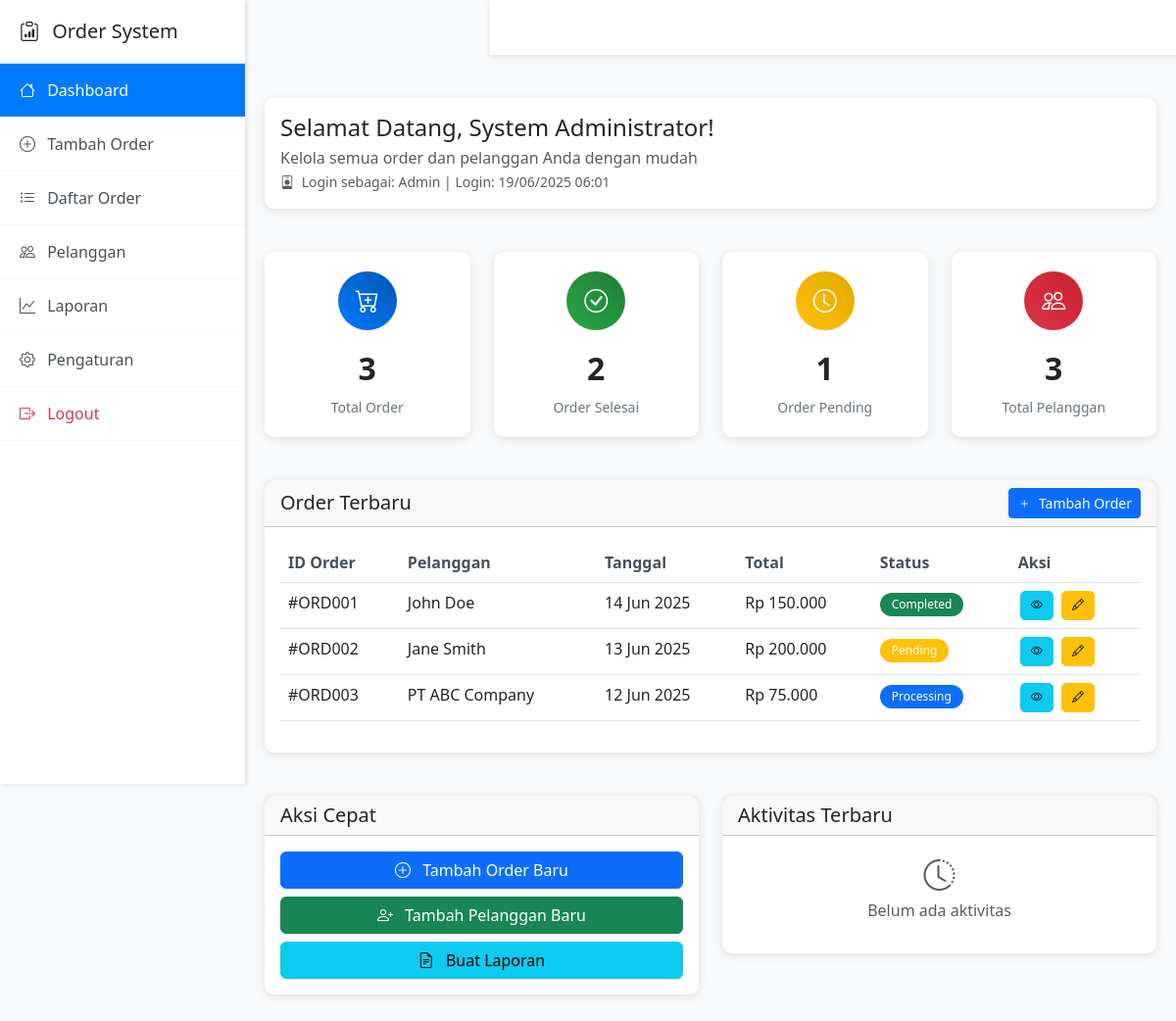
Page /dashboard/index.php (signed in) on the committed database.
### tables this page shows
CREATE TABLE orders (
    id INT PRIMARY KEY AUTO_INCREMENT,
    order_number VARCHAR(50) UNIQUE NOT NULL,
    customer_id INT NOT NULL,
    order_date DATE NOT NULL,
    due_date DATE NULL,
    status ENUM('pending', 'confirmed', 'processing', 'shipped', 'delivered', 'completed', 'cancelled') DEFAULT 'pending',
    payment_status ENUM('unpaid', 'partial', 'paid', 'refunded') DEFAULT 'unpaid',
    payment_method ENUM('cash', 'transfer', 'credit_card', 'e_wallet') NULL,
    subtotal DECIMAL(15,2) NOT NULL DEFAULT 0.00,
    tax_amount DECIMAL(15,2) DEFAULT 0.00,
    discount_amount DECIMAL(15,2) DEFAULT 0.00,
    shipping_cost DECIMAL(15,2) DEFAULT 0.00,
    total_amount DECIMAL(15,2) NOT NULL DEFAULT 0.00,
    notes TEXT NULL,
    shipping_address TEXT NULL,
    created_by INT NULL,
    created_at TIMESTAMP DEFAULT CURRENT_TIMESTAMP,
    updated_at TIMESTAMP DEFAULT CURRENT_TIMESTAMP ON UPDATE CURRENT_TIMESTAMP,
    FOREIGN KEY (customer_id) REFERENCES customers(id) ON DELETE RESTRICT,
    FOREIGN KEY (created_by) REFERENCES users(id) ON DELETE SET NULL
);

CREATE TABLE customers (
    id INT PRIMARY KEY AUTO_INCREMENT,
    customer_code VARCHAR(20) UNIQUE NOT NULL,
    name VARCHAR(100) NOT NULL,
    email VARCHAR(100) NULL,
    phone VARCHAR(20) NULL,
    address TEXT NULL,
    city VARCHAR(50) NULL,
    postal_code VARCHAR(10) NULL,
    company VARCHAR(100) NULL,
    customer_type ENUM('individual', 'company') DEFAULT 'individual',
    status ENUM('active', 'inactive') DEFAULT 'active',
    notes TEXT NULL,
    created_by INT NULL,
    created_at TIMESTAMP DEFAULT CURRENT_TIMESTAMP,
    updated_at TIMESTAMP DEFAULT CURRENT_TIMESTAMP ON UPDATE CURRENT_TIMESTAMP,
    FOREIGN KEY (created_by) REFERENCES users(id) ON DELETE SET NULL
);

### config/auth.php (called while the page is built, shortened)
<?php
function is_logged_in()
{
    return isset($_SESSION['user_id']) && !empty($_SESSION['user_id']);
}
function get_logged_in_user()
{
    return [
        'id' => $_SESSION['user_id'],
        'username' => $_SESSION['username'] ?? '',
        'email' => $_SESSION['email'] ?? '',
        'full_name' => $_SESSION['full_name'] ?? '',
        'role' => $_SESSION['role'] ?? 'user',
        'avatar' => $_SESSION['avatar'] ?? null,
        'login_time' => $_SESSION['login_time'] ?? null
    ];
}

### dashboard/index.php (the view, shortened to what this page needs)
<?php
require_once '../config/auth.php';
$current_user = get_logged_in_user();
function getStatusBadgeClass($status)
{
    switch (strtolower($status)) {
        case 'pending':
            return 'bg-warning';
        case 'processing':
            return 'bg-primary';
        case 'completed':
            return 'bg-success';
    }
}
try {
    $stmt = $pdo->query("SELECT COUNT(*) FROM orders");
    $total_orders = $stmt->fetchColumn() ?: 0;
    $stmt = $pdo->query("SELECT COUNT(*) FROM customers");
    $total_customers = $stmt->fetchColumn() ?: 0;
    $stmt = $pdo->query("SELECT COUNT(*) FROM orders WHERE status = 'pending'");
    $pending_orders = $stmt->fetchColumn() ?: 0;
    $stmt = $pdo->query("SELECT o.id, o.order_number, o.order_date, o.total_amount, o.status, c.name as customer_name
                         FROM orders o
                         LEFT JOIN customers c ON o.customer_id = c.id
                         ORDER BY o.created_at DESC
                         LIMIT 5");
    $recent_orders = $stmt->fetchAll(PDO::FETCH_ASSOC);
    $stmt = $pdo->query("SELECT al.*, u.full_name as user_name
                         FROM activity_logs al
                         LEFT JOIN users u ON al.user_id = u.id
                         ORDER BY al.created_at DESC
                         LIMIT 5");
    $recent_activities = $stmt->fetchAll(PDO::FETCH_ASSOC);
} catch (PDOException $e) {
    $total_orders = 0;
    $total_customers = 0;
    $monthly_revenue = 0;
    $pending_orders = 0;
    $recent_orders = [];
    $recent_activities = [];
}
?>
<!DOCTYPE html>
<html lang="id">
<head>
    <link href="https://cdn.jsdelivr.net/npm/bootstrap@5.3.0/dist/css/bootstrap.min.css" rel="stylesheet">
    <link href="https://cdnjs.cloudflare.com/ajax/libs/bootstrap-icons/1.11.0/font/bootstrap-icons.min.css"
        rel="stylesheet">
</head>
<body>
    <div class="sidebar" id="sidebar">
        <div class="sidebar-brand">
            <h5 class="mb-0">
                <i class="bi bi-clipboard-data me-2"></i>
                Order System
            </h5>
        </div>
        <ul class="sidebar-nav">
            <li>
                <a href="index.php" class="active">
                    <i class="bi bi-house me-2"></i>
                    Dashboard
                </a>
            </li>
            <li>
                <a href="add-order.php">
                    <i class="bi bi-plus-circle me-2"></i>
                    Tambah Order
                </a>
            </li>
            <li>
                <a href="orders.php">
                    <i class="bi bi-list-ul me-2"></i>
                    Daftar Order
                </a>
            </li>
            <li>
                <a href="customers.php">
                    <i class="bi bi-people me-2"></i>
                    Pelanggan
                </a>
            </li>
            <li>
                <a href="reports.php">
                    <i class="bi bi-graph-up me-2"></i>
                    Laporan
                </a>
            </li>
            <li>
                <a href="settings.php">
                    <i class="bi bi-gear me-2"></i>
                    Pengaturan
                </a>
            </li>
            <li>
                <a href="../auth/logout.php" class="text-danger"
                    onclick="return confirm('Apakah Anda yakin ingin logout?')">
                    <i class="bi bi-box-arrow-right me-2"></i>
                    Logout
                </a>
            </li>
        </ul>
    </div>
    <nav class="navbar navbar-expand-lg navbar-light navbar-custom">
        <div class="container-fluid">
        </div>
    </nav>
    <div class="main-content">
        <div class="content-wrapper">
            <div class="row mb-4">
                <div class="col-12">
                    <div class="card">
                        <div class="card-body">
                            <h4 class="card-title mb-1">Selamat Datang,
                                <?php echo htmlspecialchars($current_user['full_name']); ?>!
                            </h4>
                            <p class="text-muted mb-0">Kelola semua order dan pelanggan Anda dengan mudah</p>
                            <small class="text-muted">
                                <i class="bi bi-person-badge me-1"></i>
                                Login sebagai: <?php echo ucfirst($current_user['role']); ?>
                                <?php if (isset($_SESSION['login_time'])): ?>
                                    | Login: <?php echo date('d/m/Y H:i', $_SESSION['login_time']); ?>
                                <?php endif; ?>
                            </small>
                        </div>
                    </div>
                </div>
            </div>
            <div class="row mb-4">
                <div class="col-xl-3 col-md-6">
                    <div class="card">
                        <div class="card-stats">
                            <div class="stats-icon bg-primary-custom">
                                <i class="bi bi-cart-plus"></i>
                            </div>
                            <div class="stats-number"><?php echo number_format($total_orders); ?></div>
                            <div class="stats-label">Total Order</div>
                        </div>
                    </div>
                </div>
                <div class="col-xl-3 col-md-6">
                    <div class="card">
                        <div class="card-stats">
                            <div class="stats-icon bg-success-custom">
                                <i class="bi bi-check-circle"></i>
                            </div>
                            <div class="stats-number"><?php echo number_format($total_orders - $pending_orders); ?>
                            </div>
                            <div class="stats-label">Order Selesai</div>
                        </div>
                    </div>
                </div>
                <div class="col-xl-3 col-md-6">
                    <div class="card">
                        <div class="card-stats">
                            <div class="stats-icon bg-warning-custom">
                                <i class="bi bi-clock"></i>
                            </div>
                            <div class="stats-number"><?php echo number_format($pending_orders); ?></div>
                            <div class="stats-label">Order Pending</div>
                        </div>
                    </div>
                </div>
                <div class="col-xl-3 col-md-6">
                    <div class="card">
                        <div class="card-stats">
                            <div class="stats-icon bg-danger-custom">
                                <i class="bi bi-people"></i>
                            </div>
                            <div class="stats-number"><?php echo number_format($total_customers); ?></div>
                            <div class="stats-label">Total Pelanggan</div>
                        </div>
                    </div>
                </div>
            </div>
            <div class="row">
                <div class="col-12">
                    <div class="card">
                        <div class="card-header d-flex justify-content-between align-items-center">
                            <h5 class="card-title mb-0">Order Terbaru</h5> <a href="add-order.php"
                                class="btn btn-primary btn-sm">
                                <i class="bi bi-plus me-1"></i>
                                Tambah Order
                            </a>
                        </div>
                        <div class="card-body">
                            <div class="table-responsive">
                                <table class="table table-hover">
                                    <thead>
                                        <tr>
                                            <th>ID Order</th>
                                            <th>Pelanggan</th>
                                            <th>Tanggal</th>
                                            <th>Total</th>
                                            <th>Status</th>
                                            <th>Aksi</th>
                                        </tr>
                                    </thead>
                                    <tbody>
                                        <?php if (empty($recent_orders)): ?>
                                            <tr>
                                                <td colspan="6" class="text-center">Belum ada order</td>
                                            </tr>
                                        <?php else: ?>
                                            <?php foreach ($recent_orders as $order): ?>
                                                <tr>
                                                    <td>#<?= htmlspecialchars($order['order_number'] ?? 'ORD' . str_pad($order['id'], 3, '0', STR_PAD_LEFT)) ?>
                                                    </td>
                                                    <td><?= htmlspecialchars($order['customer_name'] ?? 'Unknown Customer') ?>
                                                    </td>
                                                    <td><?= date('d M Y', strtotime($order['order_date'])) ?></td>
                                                    <td>Rp <?= number_format($order['total_amount'], 0, ',', '.') ?></td>
                                                    <td>
                                                        <span
                                                            class="badge <?= getStatusBadgeClass($order['status']) ?> badge-status">
                                                            <?= ucfirst($order['status']) ?>
                                                        </span>
                                                    </td>
                                                    <td>
                                                        <button class="btn btn-info btn-action" title="Lihat"
                                                            onclick="viewOrder('<?= htmlspecialchars($order['order_number'] ?? $order['id']) ?>')">
                                                            <i class="bi bi-eye"></i>
                                                        </button>
                                                        <button class="btn btn-warning btn-action" title="Edit"
                                                            onclick="editOrder('<?= htmlspecialchars($order['order_number'] ?? $order['id']) ?>')">
                                                            <i class="bi bi-pencil"></i>
                                                        </button>
                                                    </td>
                                                </tr>
                                            <?php endforeach; ?>
                                        <?php endif; ?>
                                    </tbody>
                                </table>
                            </div>
                        </div>
                    </div>
                </div>
            </div>
            <div class="row mt-4">
                <div class="col-md-6">
                    <div class="card">
                        <div class="card-header">
                            <h5 class="card-title mb-0">Aksi Cepat</h5>
                        </div>
                        <div class="card-body">
                            <div class="d-grid gap-2">
                                <a href="add-order.php" class="btn btn-primary">
                                    <i class="bi bi-plus-circle me-2"></i>
                                    Tambah Order Baru
                                </a>
                                <a href="customers.php" class="btn btn-success">
                                    <i class="bi bi-person-plus me-2"></i>
                                    Tambah Pelanggan Baru
                                </a>
                                <a href="reports.php" class="btn btn-info">
                                    <i class="bi bi-file-earmark-text me-2"></i>
                                    Buat Laporan
                                </a>
                            </div>
                        </div>
                    </div>
                </div>
                <div class="col-md-6">
                    <div class="card">
                        <div class="card-header">
                            <h5 class="card-title mb-0">Aktivitas Terbaru</h5>
                        </div>
                        <div class="card-body">
                            <?php if (empty($recent_activities)): ?>
                                <div class="text-center text-muted">
                                    <i class="bi bi-clock-history mb-2" style="font-size: 2rem;"></i>
                                    <p>Belum ada aktivitas</p>
                                </div>
                            <?php endif; ?>
                        </div>
                    </div>
                </div>
            </div>
        </div>
    </div>
</body>
</html>

### rows in the picture
orders: order_number "ORD001", customer.name "John Doe", order_date "14 Jun 2025", total_amount "150.000", status "Completed"
orders: order_number "ORD002", customer.name "Jane Smith", order_date "13 Jun 2025", total_amount "200.000", status "Pending"
orders: order_number "ORD003", customer.name "PT ABC Company", order_date "12 Jun 2025", total_amount "75.000", status "Processing"

### other values in the picture
$current_user['full_name'] "System Administrator"
$current_user['role'] "Admin"
date('d/m/Y H:i', $_SESSION['login_time']) "19/06/2025 06:01"
$total_orders "3"
$total_orders - $pending_orders "2"
$pending_orders "1"
$total_customers "3"
